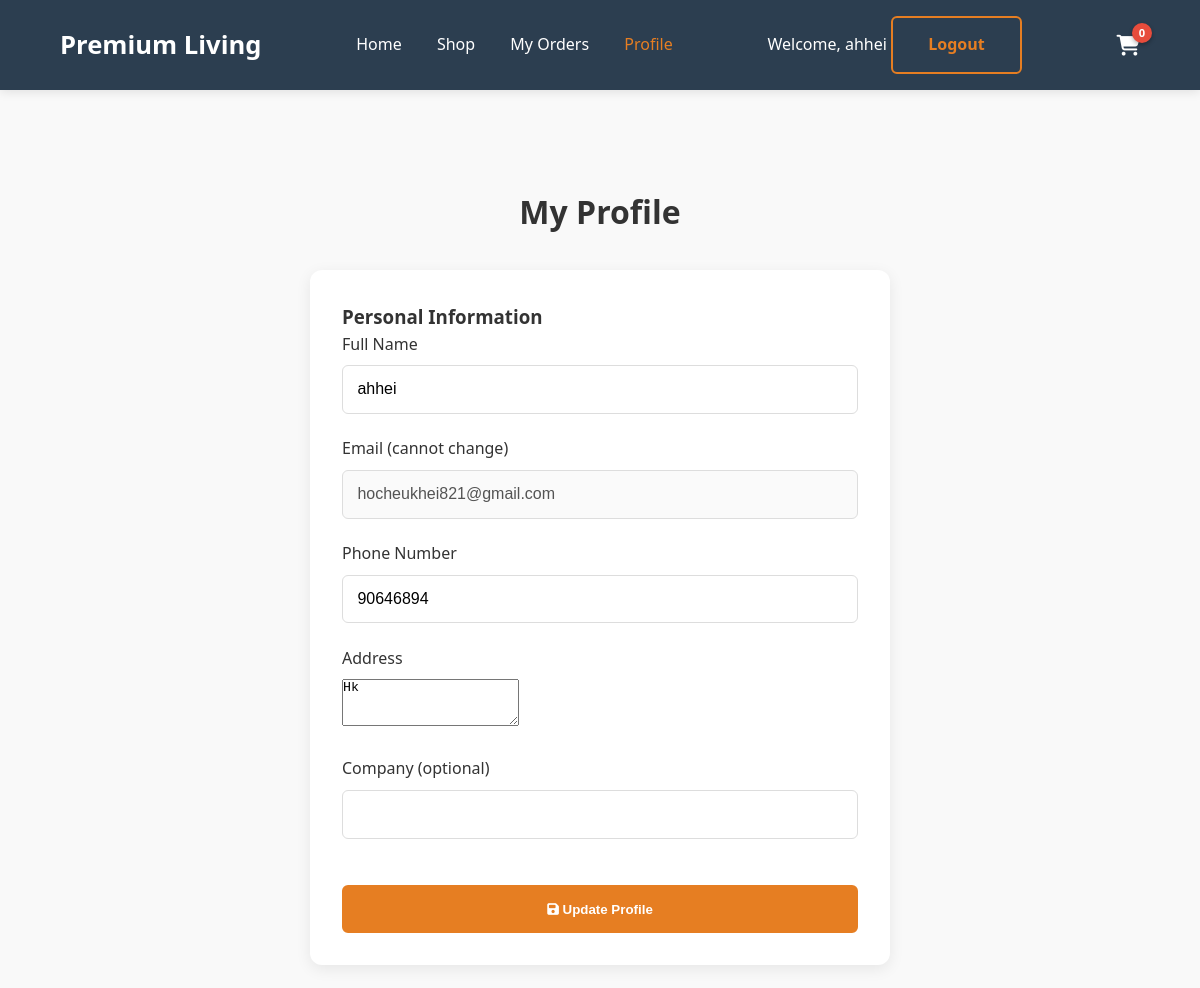
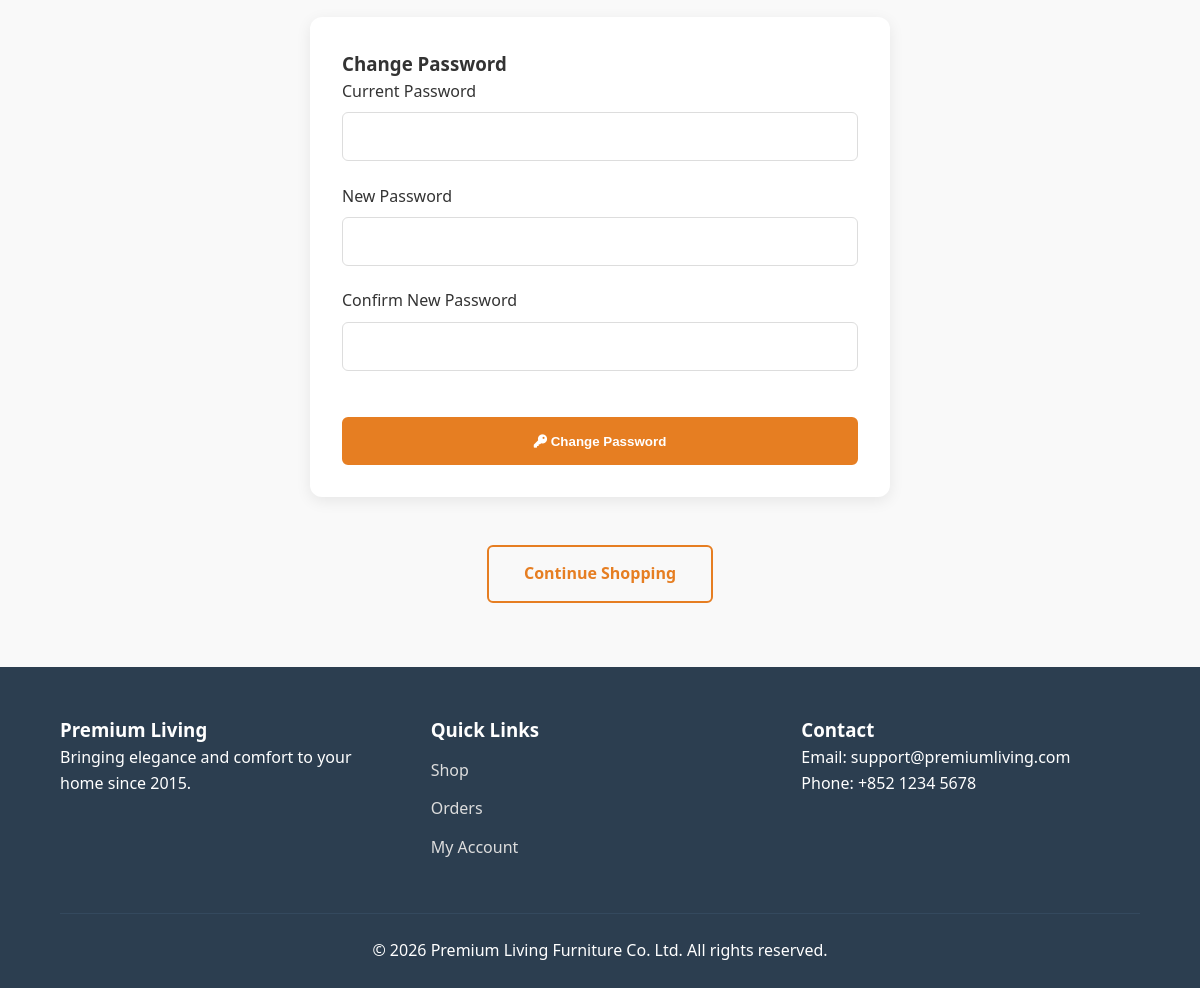
The app's page /customer/profile.php (signed in) with its own data (2 pictures, top to bottom).
### tables this page shows
CREATE TABLE `customers` (
  `cid` int(11) NOT NULL,
  `cname` varchar(255) NOT NULL,
  `cpassword` varchar(255) NOT NULL,
  `ctel` varchar(20) DEFAULT NULL,
  `caddr` varchar(255) NOT NULL,
  `company` varchar(255) DEFAULT NULL,
  `cemail` varchar(255) NOT NULL
);

### customer/profile.php (the view, shortened to what this page needs)
<?php
include '../connections/dbconn.php';
$customer_id = $_SESSION['customer_id'];
$stmt = $conn->prepare("
    SELECT cname, cemail, ctel, caddr, company
    FROM Customers
    WHERE cid = ?
");
$stmt->bind_param("i", $customer_id);
$stmt->execute();
$result = $stmt->get_result();
$customer = $result->fetch_assoc();
?>
<!DOCTYPE html>
<html lang="en">
<head>
    <link rel="stylesheet" href="../css/style.css">
    <link rel="stylesheet" href="https://cdnjs.cloudflare.com/ajax/libs/font-awesome/6.5.0/css/all.min.css" />
</head>
<body>
    <header class="navbar">
        <div class="logo">
            <h2>Premium Living</h2>
        </div>
        <nav class="nav-links">
            <a href="../index.php">Home</a>
            <a href="shop.php">Shop</a>
            <a href="orders.php">My Orders</a>
            <a href="profile.php" class="active">Profile</a>
        </nav>
        <div class="nav-right">
            <span>Welcome, <?= htmlspecialchars($_SESSION['customer_name'] ?? 'Guest') ?></span>
            <a href="logout.php" class="btn-outline">Logout</a>
        </div>
        <div class="nav-right">
            <a href="customer/cart.php" class="cart-icon">
                <i class="fas fa-shopping-cart"></i>
                <span class="cart-count">
                    <?= array_sum($_SESSION['cart'] ?? []) ?>
                </span>
            </a>
        </div>
    </header>
    <div class="dashboard-container" style="max-width:700px; margin:2rem auto;">
        <h1 class="section-title" style="margin:2rem 0;">My Profile</h1>
        <div class="form-container"
            style="background:white; padding:2rem; border-radius:12px; box-shadow:0 4px 15px rgba(0,0,0,0.08);">
            <h3>Personal Information</h3>
            <form method="POST" action="">
                <div class="form-group">
                    <label>Full Name</label>
                    <input type="text" name="cname" value="<?= htmlspecialchars($customer['cname'] ?? '') ?>" required>
                </div>
                <div class="form-group">
                    <label>Email (cannot change)</label>
                    <input type="email" value="<?= htmlspecialchars($customer['cemail'] ?? '') ?>" disabled>
                </div>
                <div class="form-group">
                    <label>Phone Number</label>
                    <input type="text" name="ctel" value="<?= htmlspecialchars($customer['ctel'] ?? '') ?>">
                </div>
                <div class="form-group">
                    <label>Address</label>
                    <textarea name="caddr" rows="3"><?= htmlspecialchars($customer['caddr'] ?? '') ?></textarea>
                </div>
                <div class="form-group">
                    <label>Company (optional)</label>
                    <input type="text" name="company" value="<?= htmlspecialchars($customer['company'] ?? '') ?>">
                </div>
                <button type="submit" class="btn-primary" style="width:100%; margin-top:1.5rem;">
                    <i class="fas fa-save"></i> Update Profile
                </button>
            </form>
        </div>
        <div class="form-container"
            style="background:white; padding:2rem; border-radius:12px; box-shadow:0 4px 15px rgba(0,0,0,0.08); margin-top:2rem;">
            <h3>Change Password</h3>
            <form method="POST" action="">
                <div class="form-group">
                    <label>Current Password</label>
                    <input type="password" name="old_password" required autocomplete="current-password">
                </div>
                <div class="form-group">
                    <label>New Password</label>
                    <input type="password" name="new_password" required minlength="8" autocomplete="new-password">
                </div>
                <div class="form-group">
                    <label>Confirm New Password</label>
                    <input type="password" name="confirm_password" required minlength="8" autocomplete="new-password">
                </div>
                <button type="submit" class="btn-primary" style="width:100%; margin-top:1.5rem;">
                    <i class="fas fa-key"></i> Change Password
                </button>
            </form>
        </div>
        <div style="text-align:center; margin-top:3rem;">
            <a href="shop.php" class="btn-outline">Continue Shopping</a>
        </div>
    </div>
    <footer>
        <div class="footer-content">
            <div class="footer-section">
                <h3>Premium Living</h3>
                <p>Bringing elegance and comfort to your home since 2015.</p>
            </div>
            <div class="footer-section">
                <h3>Quick Links</h3>
                <ul>
                    <li><a href="customer/shop.php">Shop</a></li>
                    <li><a href="customer/orders.php">Orders</a></li>
                    <li><a href="customer/profile.php">My Account</a></li>
                </ul>
            </div>
            <div class="footer-section">
                <h3>Contact</h3>
                <p>Email: support@premiumliving.com</p>
                <p>Phone: +852 1234 5678</p>
            </div>
        </div>
        <div class="footer-bottom">
            <p>©
                <?= date("Y") ?> Premium Living Furniture Co. Ltd. All rights reserved.
            </p>
        </div>
    </footer>
</body>
</html>

### css/style.css (style rules this page uses)
* { margin: 0; padding: 0; box-sizing: border-box; }
body { font-family: 'Segoe UI', Tahoma, Geneva, Verdana, sans-serif; line-height: 1.6; color: #333; background-color: #f9f9f9; }
.navbar { display: flex; justify-content: space-between; align-items: center; background-color: #2c3e50; padding: 1rem 5%; color: white; position: sticky; top: 0; z-index: 1000; box-shadow: 0 2px 10px rgba(0, 0, 0, 0.1); }
.logo h2 { font-size: 1.6rem; }
.nav-links { display: flex; gap: 2.2rem; }
.nav-links a { color: white; text-decoration: none; font-weight: 500; transition: color 0.3s; }
.nav-links a:hover, .nav-links a.active { color: #e67e22; }
.nav-right .cart-icon { color: white; font-size: 1.3rem; position: relative; text-decoration: none; }
.cart-count { position: absolute; top: -8px; right: -12px; background: #e74c3c; color: white; font-size: 0.7rem; width: 18px; height: 18px; border-radius: 50%; display: flex; align-items: center; justify-content: center; }
.btn-primary, .btn-outline { display: inline-block; padding: 0.9rem 2.2rem; text-decoration: none; border-radius: 6px; font-weight: 600; transition: all 0.3s; }
.btn-primary { background: #e67e22; color: white; border: 2px solid #e67e22; }
.btn-outline { border: 2px solid #e67e22; color: #e67e22; }
.section-title { text-align: center; margin: 4rem 0 2.5rem; }
footer { background: #2c3e50; color: white; padding: 3rem 5% 1.5rem; }
.footer-content { display: grid; grid-template-columns: repeat(auto-fit, minmax(220px, 1fr)); gap: 2rem; max-width: 1400px; margin: 0 auto; }
.footer-section ul { list-style: none; }
.footer-section ul li { margin: 0.8rem 0; }
.footer-section a { color: #ddd; text-decoration: none; }
.footer-bottom { text-align: center; margin-top: 2.5rem; padding-top: 1.5rem; border-top: 1px solid #34495e; }
.form-group { margin-bottom: 1.4rem; }
.form-group label { display: block; margin-bottom: 0.5rem; font-weight: 500; color: #333; }
.form-group input { width: 100%; padding: 0.9rem; border: 1px solid #ddd; border-radius: 6px; font-size: 1rem; }
a, a:hover, a:visited, a:active { color: inherit; text-decoration: none; }
.dashboard-container { padding: 2rem 5%; max-width: 1400px; margin: 0 auto; }
.form-container { background: white; padding: 2rem; border-radius: 12px; box-shadow: 0 4px 15px rgba(0,0,0,0.08); margin-bottom: 2.5rem; }
.cart-count { position: absolute; top: -8px; right: -12px; background: #e74c3c; color: white; font-size: 0.7rem; font-weight: bold; width: 20px; height: 20px; line-height: 20px; text-align: center; border-radius: 50%; box-shadow: 0 2px 4px rgba(0,0,0,0.3); }

### records on screen
customers: cname "ahhei", cemail "hocheukhei821@gmail.com", ctel "90646894", caddr "Hk"

### other values on screen
$_SESSION['customer_name'] "ahhei"
array_sum($_SESSION['cart'] ?? []) "0"
